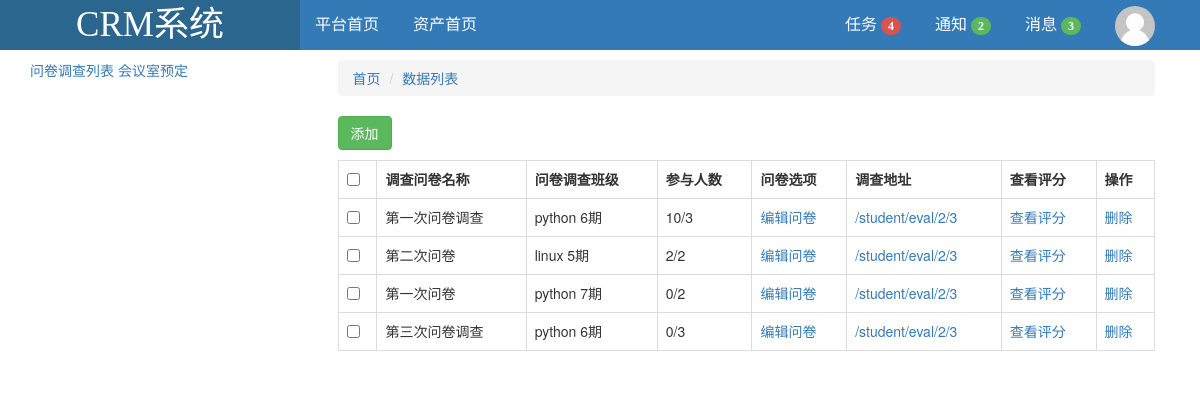
The page / on the database its author committed.
### app01/models.py (models this page shows, shortened)
class Questionnaire(models.Model):
    title = models.CharField(verbose_name="问卷名",max_length=32)
    creator = models.ForeignKey(verbose_name="创建者",to=UserInfo)
    cls = models.ForeignKey(verbose_name="调查班级",to=ClassList)

class ClassList(models.Model):
    title =models.CharField(verbose_name="班级名",max_length=32)

### app01/views.py (the view)
# urls.py: url(r'^$', views.index),
def index(request):
    questionnaire_list = Questionnaire.objects.all()
    context = {"questionnaire_list": questionnaire_list}
    return render(request, 'index.html', context)

### templates/index.html (shortened to what this page needs)
<!DOCTYPE html>
<html lang="en">
<head>
    <link rel="stylesheet" href="/static/dist/css/bootstrap.min.css">
    <link rel="stylesheet" href="/static/css/index.css">
</head>
<body>
<div class="nav">
    <div class="col-md-3 Logo ">CRM系统</div>
    <div class="col-md-9 Mune">
        <div class="MuneLeft pull-left">
            <a href="/index/">平台首页</a>
            <a href="#">资产首页</a>
        </div>
        <div class="MuneRight pull-right">
            <a href="">任务 <span class="badge danger">4</span></a>
            <a href="">通知 <span class="badge success">2</span></a>
            <a href="">消息 <span class="badge success">3</span></a>
            <a href=""><img src="/static/img/default.png" alt="..." class="img-circle"></a>
        </div>
    </div>
</div>
<div class="content container-fluid">
        <div class="col-md-3">
            <a href="/index/">问卷调查列表</a>
            <a href="/roomreservation/">会议室预定</a>
        </div>
    <div class="col-md-9">
        {% block content %}
            <div class="container-fluid">
                <ol class="breadcrumb">
                    <li class="active"><a href="/index/">首页</a></li>
                    <li><a href="#">数据列表</a></li>
                </ol>
            </div>
            <div class="container-fluid">
                <a href="/questionnaireAdd/">
                    <button type="button" class="btn btn-success">添加</button>
                </a>
                <table class="table table-bordered questionnaireList">
                    <tr>
                        <th><input type="checkbox"></th>
                        <th>调查问卷名称</th>
                        <th>问卷调查班级</th>
                        <th>参与人数</th>
                        <th>问卷选项</th>
                        <th>调查地址</th>
                        <th>查看评分</th>
                        <th>操作</th>
                    </tr>
                    {% for questionnaire in questionnaire_list %}
                        <tr>
                            <td><input type="checkbox"></td>
                            <td>{{ questionnaire.title }}</td>
                            <td>{{ questionnaire.cls.title }}</td>
                            <td>{{ questionnaire.answer_set.count }}/{{ questionnaire.cls.student_set.count }}</td>
                            <td><a href="/questionnaire/{{ questionnaire.id }}/">编辑问卷</a></td>
                            <td><a href="/investigation/{{ questionnaire.id }}/">/student/eval/2/3</a></td>
                            <td><a href="#">查看评分</a></td>
                            <td><a href="#">删除</a></td>
                        </tr>
                    {% endfor %}
                </table>
            </div>
        {% endblock %}
    </div>
</div>
</body>
</html>

### static/css/index.css (style rules this page uses)
.Logo { height: 50px; line-height: 50px; background-color:#2B668F ; font-size: 35px; font-family: 微软雅黑; font-weight: 400; text-align: center; color: white; }
.Mune { height: 50px; line-height: 50px; background-color:#337ab7 ; font-size: 16px; font-family: 微软雅黑; font-weight: normal; }
.Mune a { color: white; text-decoration: none; margin-right: 30px; }
.danger { background-color: #d9534f; }
.success { background-color: #5cb85c; }
.questionnaireList { margin-top: 10px; }
.content { margin-top: 10px; }

### rows shown on the page
Questionnaire: title "第一次问卷调查", cls "python 6期", answer_set.count "10", cls.student_set.count "3"
Questionnaire: title "第二次问卷", cls "linux 5期", answer_set.count "2", cls.student_set.count "2"
Questionnaire: title "第一次问卷", cls "python 7期", answer_set.count "0", cls.student_set.count "2"
Questionnaire: title "第三次问卷调查", cls "python 6期", answer_set.count "0", cls.student_set.count "3"
